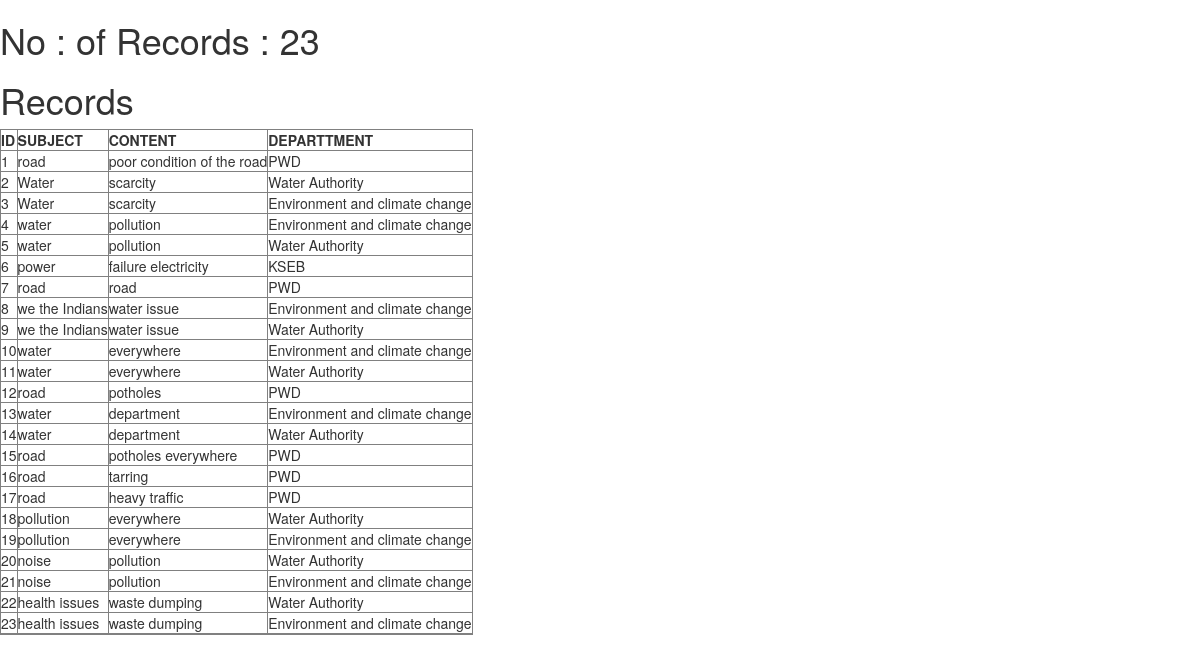
Page /shownotifications on the committed database.
### app.py (models this page shows, shortened)
class Complaints(db.Model):
    comp_id = Column(Integer,primary_key=True)
    subject=Column(Text,nullable=False)
    content=Column(Text,nullable=False)
    department=Column(Text)
    status=Column(Text)
    user_id=Column(Integer)

### app.py (the view)
@app.route('/shownotifications')
def show_notifications():
    all_data = Complaints.query.all()
    complaints_id_list=[]
    complaints_subject_list=[]
    complaints_content_list=[]
    complaint_department=[]
    for i in all_data:
       complaints_id_list.append(i.comp_id)
       complaints_subject_list.append(i.subject)
       complaints_content_list.append(i.content)
       complaint_department.append(i.department)
    length=len(complaints_content_list)
    return render_template('table.html',_anchor='myanchor',length=length,complaints_id_list=complaints_id_list,complaints_subject_list=complaints_subject_list,complaints_content_list=complaints_content_list,complaint_department=complaint_department)

### app.py (called while the page is built)
@app.teardown_appcontext
def shutdown_session(exception=None):
    db_session.remove()

### templates/table.html
{% extends "bootstrap/base.html"%}
{%block content%}
<h1>No : of Records : {{length}}</h1>
<h1>Records</h1>
<table border="1">
    <tr> <th>ID</th>
        <th>SUBJECT</th>
        <th>CONTENT</th>
        <th>DEPARTTMENT</th>
    </tr>
    {% for i in range(0,length+1) %}
    <tr>
        <td>{{complaints_id_list[i]}}</td>
        <td>{{complaints_subject_list[i]}}</td>
        <td>{{complaints_content_list[i]}}</td>
        <td>{{complaint_department[i]}}</td>
    </tr>
    {% endfor %}
</table>
{% endblock %}

### rows in the picture
Complaints: subject "road", content "poor condition of the road", department "PWD"
Complaints: subject "Water", content "scarcity", department "Water Authority"
Complaints: subject "Water", content "scarcity", department "Environment and climate change"
Complaints: subject "water", content "pollution", department "Environment and climate change"
Complaints: subject "water", content "pollution", department "Water Authority"
Complaints: subject "power", content "failure electricity", department "KSEB"
Complaints: subject "road", content "road", department "PWD"
Complaints: subject "we the Indians", content "water issue", department "Environment and climate change"
Complaints: subject "we the Indians", content "water issue", department "Water Authority"
Complaints: subject "water", content "everywhere", department "Environment and climate change"
Complaints: subject "water", content "everywhere", department "Water Authority"
Complaints: subject "road", content "potholes", department "PWD"
Complaints: subject "water", content "department", department "Environment and climate change"
Complaints: subject "water", content "department", department "Water Authority"
Complaints: subject "road", content "potholes everywhere", department "PWD"
Complaints: subject "road", content "tarring", department "PWD"
Complaints: subject "road", content "heavy traffic", department "PWD"
Complaints: subject "pollution", content "everywhere", department "Water Authority"
Complaints: subject "pollution", content "everywhere", department "Environment and climate change"
Complaints: subject "noise", content "pollution", department "Water Authority"
Complaints: subject "noise", content "pollution", department "Environment and climate change"
Complaints: subject "health issues", content "waste dumping", department "Water Authority"
Complaints: subject "health issues", content "waste dumping", department "Environment and climate change"

### other values in the picture
{{ length }} "23"
{{ complaints_id_list[i] }} "1" "2" "3" "4" "5" "6" "7" "8" "9" "10" "11" "12" "13" "14" "15" "16" "17" "18" "19" "20" "21" "22" "23"
